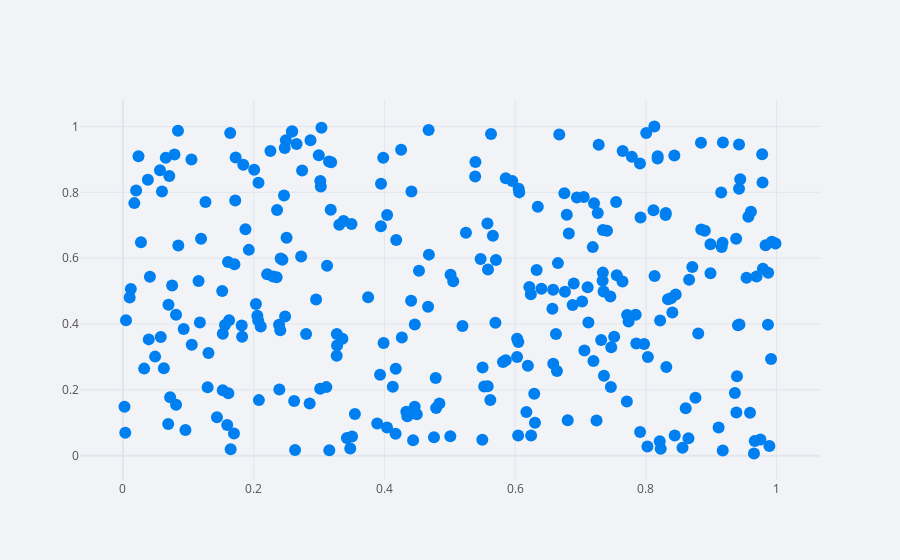

The notebook cell this image was saved under:
### Code cell
df.iplot(x = 'a' ,y = 'b',mode = 'markers')

### Figure 1 — Plotly figure (JSON) as saved in the notebook; plotly's stock layout.template omitted (floating-point values rounded to 4 significant figures; data arrays with more than 128 entries replaced by an {"elided": "..."} marker saying what was removed)
{"data": [{"line": {"color": "rgba(0, 128, 240, 1.0)", "dash": "solid", "shape": "linear", "width": 1.3}, "marker": {"size": 12, "symbol": "circle"}, "mode": "markers", "name": "b", "text": "", "type": "scatter", "x": {"elided": "300 float values"}, "y": {"elided": "300 float values"}}], "layout": {"legend": {"bgcolor": "#F2F3F7", "font": {"color": "#505050"}}, "paper_bgcolor": "#F2F3F7", "plot_bgcolor": "#F2F3F7", "title": {"font": {"color": "#484848"}}, "xaxis": {"gridcolor": "#E1E5ED", "showgrid": true, "tickfont": {"color": "#505050"}, "title": {"font": {"color": "#505050"}, "text": ""}, "zerolinecolor": "#E1E5ED"}, "yaxis": {"gridcolor": "#E1E5ED", "showgrid": true, "tickfont": {"color": "#505050"}, "title": {"font": {"color": "#505050"}, "text": ""}, "zerolinecolor": "#E1E5ED"}}}
